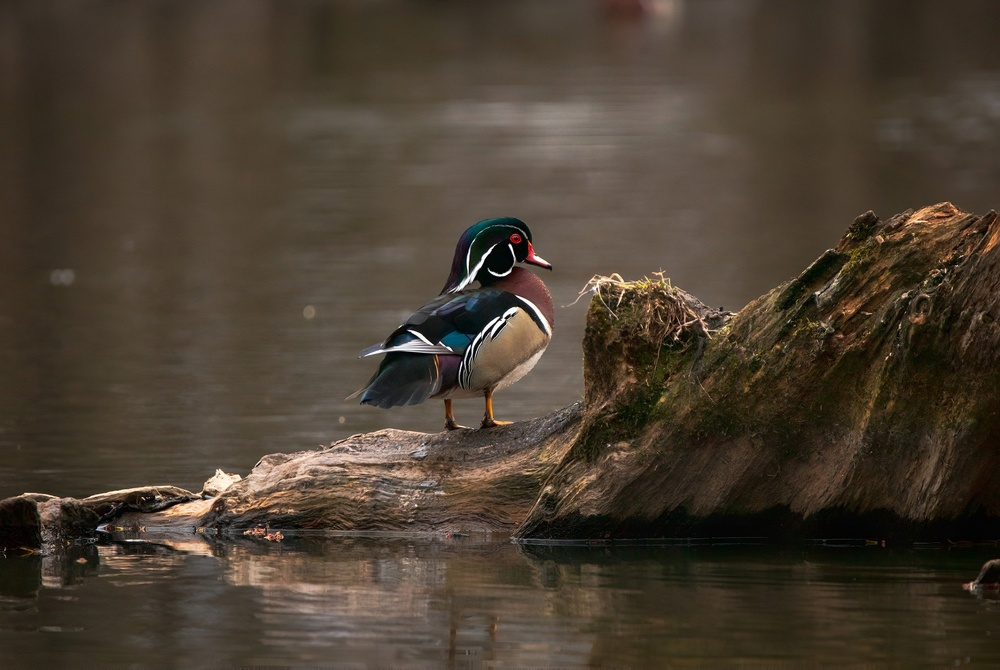
#> input picture duckTheNature.jpg, 1000 x 670 px, shrunk from 1920 x 1286 before the run
$ python introductionComputerVision.py
#> lines starting #> are read from the running program, lines starting #| are printed output that depends on the picture
from PIL import Image
with Image.open("duckTheNature.jpg") as im:
#> im is the input picture: PIL image 1000x670 RGB; mean R, G, B 73.8, 62.5, 49.3
    angle45 = im.rotate(45)
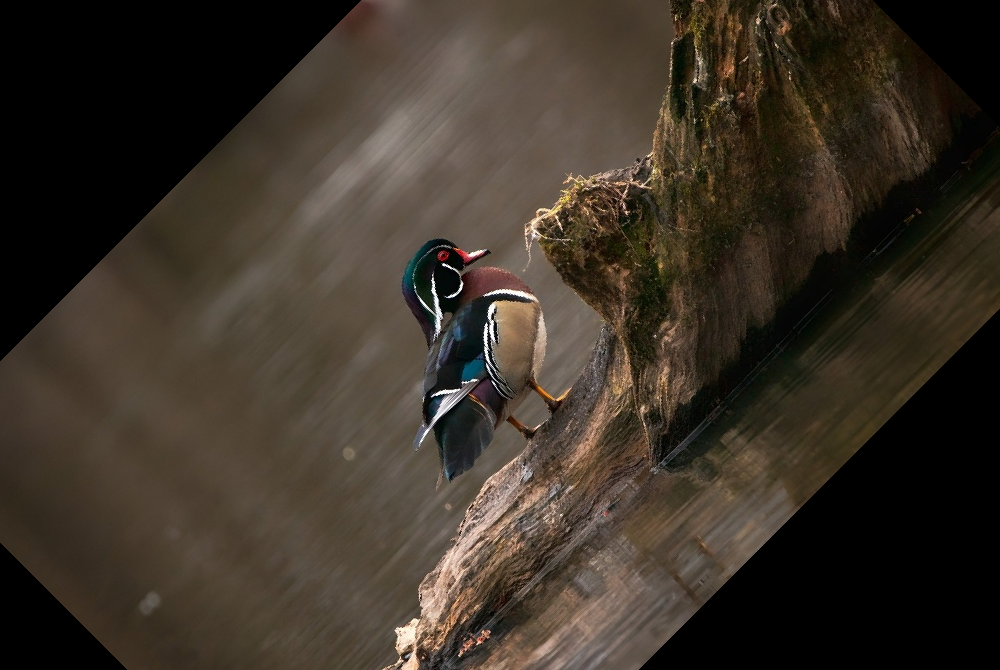
#> angle45: PIL image 1000x670 RGB; mean R, G, B 59.2, 50.2, 39.8
    angle90 = im.rotate(90)
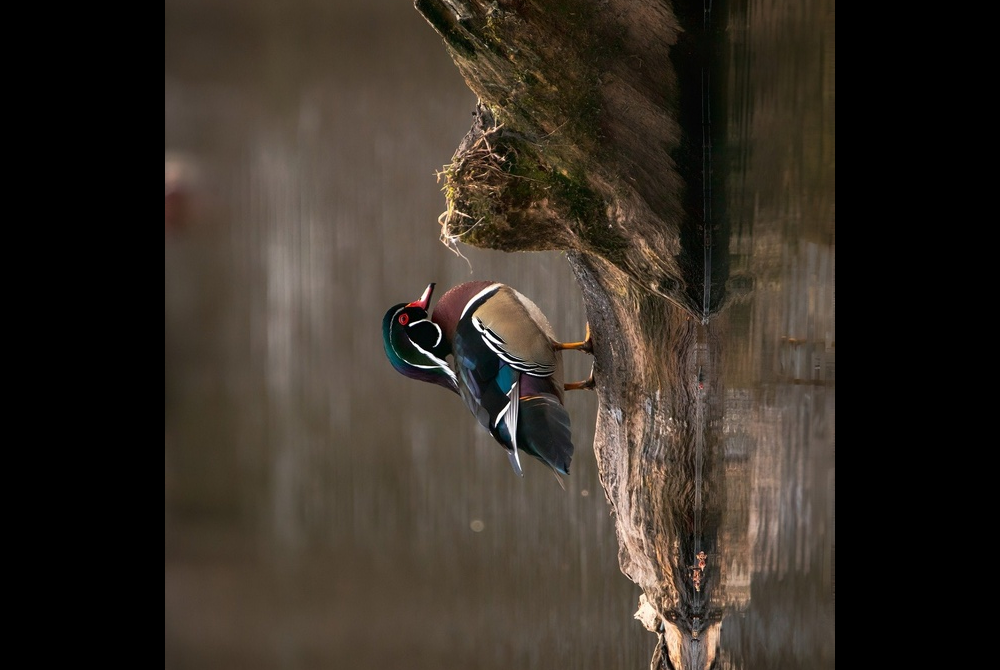
#> angle90: PIL image 1000x670 RGB; mean R, G, B 54.7, 46.8, 38.1
    angle180 = im.rotate(180)
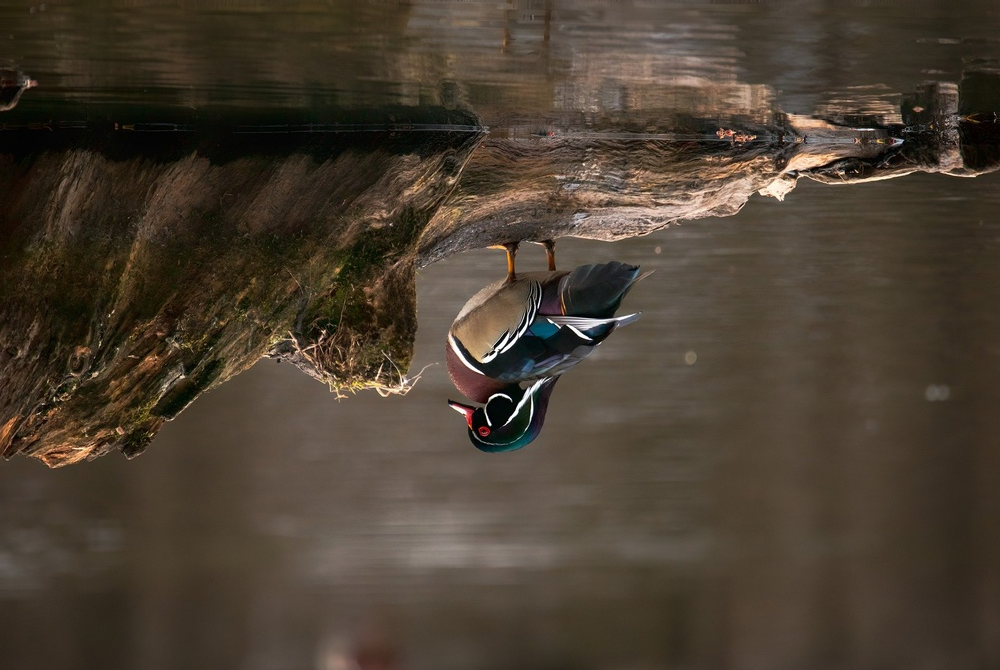
#> angle180: PIL image 1000x670 RGB; mean R, G, B 73.8, 62.5, 49.3
    angle360 = im.rotate(360)
    angle45.show()
    angle90.show()
    angle180.show()
    angle360.show()
    im.show()
